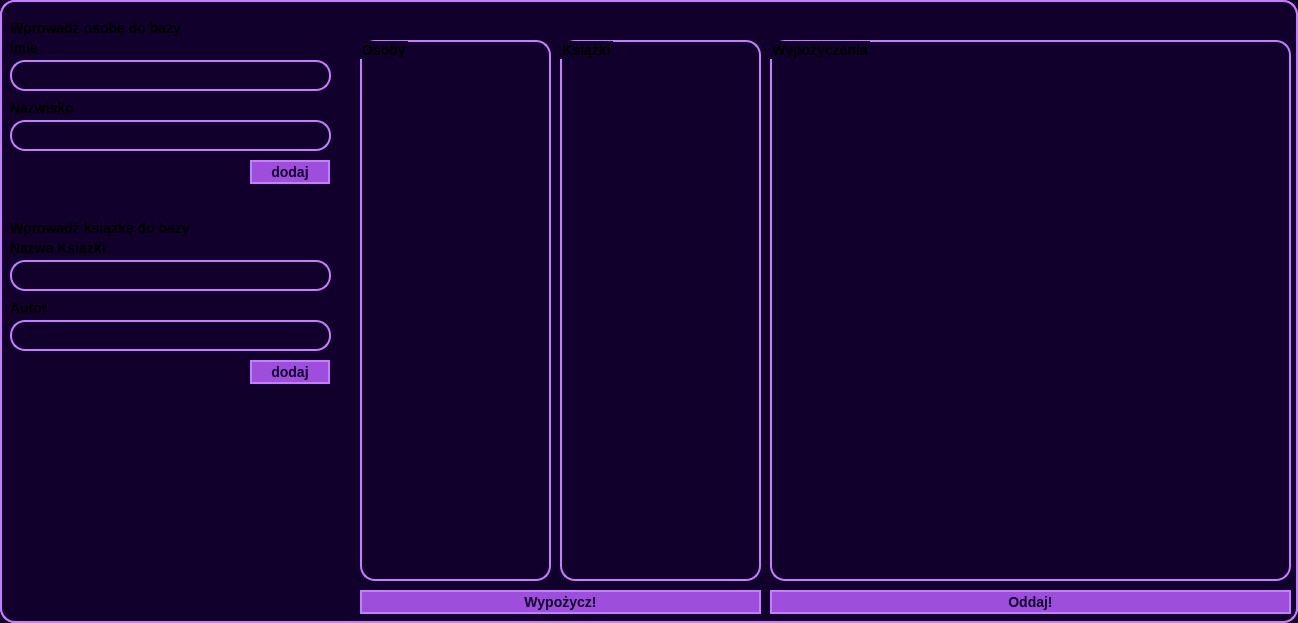
<?xml version="1.0" encoding="UTF-8"?>
<ui version="4.0">
 <class>MainWindow</class>
 <widget class="QMainWindow" name="MainWindow">
  <property name="geometry">
   <rect>
    <x>0</x>
    <y>0</y>
    <width>1298</width>
    <height>623</height>
   </rect>
  </property>
  <property name="minimumSize">
   <size>
    <width>1298</width>
    <height>623</height>
   </size>
  </property>
  <property name="maximumSize">
   <size>
    <width>1298</width>
    <height>623</height>
   </size>
  </property>
  <property name="windowTitle">
   <string>MainWindow</string>
  </property>
  <property name="styleSheet">
   <string notr="true">QWidget{
background-color: rgb(16, 0, 43);
border: 2px solid rgb(199, 125, 255);
border-radius: 15px;
font-size: 14px;
font-weight: bold;
font-family: Arial;
}

QLabel{
border: none;
}

QPushButton{
background-color: rgb(157, 78, 221);
color: rgb(16, 0, 43);
}

QRadioButton{
border: none;
}</string>
  </property>
  <widget class="QWidget" name="centralwidget">
   <property name="sizePolicy">
    <sizepolicy hsizetype="Preferred" vsizetype="Preferred">
     <horstretch>0</horstretch>
     <verstretch>0</verstretch>
    </sizepolicy>
   </property>
   <property name="minimumSize">
    <size>
     <width>1298</width>
     <height>623</height>
    </size>
   </property>
   <property name="maximumSize">
    <size>
     <width>1298</width>
     <height>623</height>
    </size>
   </property>
   <property name="baseSize">
    <size>
     <width>1298</width>
     <height>623</height>
    </size>
   </property>
   <widget class="QTextEdit" name="KsiazkaTyt">
    <property name="geometry">
     <rect>
      <x>10</x>
      <y>260</y>
      <width>321</width>
      <height>31</height>
     </rect>
    </property>
   </widget>
   <widget class="QTextEdit" name="KsiazkaAutor">
    <property name="geometry">
     <rect>
      <x>10</x>
      <y>320</y>
      <width>321</width>
      <height>31</height>
     </rect>
    </property>
   </widget>
   <widget class="QLabel" name="label">
    <property name="geometry">
     <rect>
      <x>10</x>
      <y>240</y>
      <width>321</width>
      <height>16</height>
     </rect>
    </property>
    <property name="text">
     <string>Nazwa Książki</string>
    </property>
   </widget>
   <widget class="QLabel" name="label_2">
    <property name="geometry">
     <rect>
      <x>10</x>
      <y>300</y>
      <width>321</width>
      <height>16</height>
     </rect>
    </property>
    <property name="text">
     <string>Autor</string>
    </property>
   </widget>
   <widget class="QTextEdit" name="OsobaNazw">
    <property name="geometry">
     <rect>
      <x>10</x>
      <y>120</y>
      <width>321</width>
      <height>31</height>
     </rect>
    </property>
   </widget>
   <widget class="QTextEdit" name="OsobaImie">
    <property name="geometry">
     <rect>
      <x>10</x>
      <y>60</y>
      <width>321</width>
      <height>31</height>
     </rect>
    </property>
   </widget>
   <widget class="QLabel" name="label_3">
    <property name="geometry">
     <rect>
      <x>10</x>
      <y>100</y>
      <width>321</width>
      <height>16</height>
     </rect>
    </property>
    <property name="text">
     <string>Nazwisko</string>
    </property>
   </widget>
   <widget class="QLabel" name="label_4">
    <property name="geometry">
     <rect>
      <x>10</x>
      <y>40</y>
      <width>321</width>
      <height>16</height>
     </rect>
    </property>
    <property name="text">
     <string>Imię</string>
    </property>
   </widget>
   <widget class="QLabel" name="label_5">
    <property name="geometry">
     <rect>
      <x>10</x>
      <y>20</y>
      <width>321</width>
      <height>16</height>
     </rect>
    </property>
    <property name="text">
     <string>Wprowadź osobę do bazy</string>
    </property>
   </widget>
   <widget class="QLabel" name="label_6">
    <property name="geometry">
     <rect>
      <x>10</x>
      <y>220</y>
      <width>321</width>
      <height>16</height>
     </rect>
    </property>
    <property name="text">
     <string>Wprowadź książkę do bazy</string>
    </property>
   </widget>
   <widget class="QPushButton" name="osobaAdd">
    <property name="geometry">
     <rect>
      <x>250</x>
      <y>160</y>
      <width>80</width>
      <height>24</height>
     </rect>
    </property>
    <property name="text">
     <string>dodaj</string>
    </property>
   </widget>
   <widget class="QPushButton" name="ksiazkaAdd">
    <property name="geometry">
     <rect>
      <x>250</x>
      <y>360</y>
      <width>80</width>
      <height>24</height>
     </rect>
    </property>
    <property name="text">
     <string>dodaj</string>
    </property>
   </widget>
   <widget class="QGroupBox" name="osoby">
    <property name="geometry">
     <rect>
      <x>360</x>
      <y>40</y>
      <width>191</width>
      <height>541</height>
     </rect>
    </property>
    <property name="title">
     <string>Osoby</string>
    </property>
   </widget>
   <widget class="QGroupBox" name="ksiazki">
    <property name="geometry">
     <rect>
      <x>560</x>
      <y>40</y>
      <width>201</width>
      <height>541</height>
     </rect>
    </property>
    <property name="title">
     <string>Książki</string>
    </property>
   </widget>
   <widget class="QGroupBox" name="wypozyczenia">
    <property name="geometry">
     <rect>
      <x>770</x>
      <y>40</y>
      <width>521</width>
      <height>541</height>
     </rect>
    </property>
    <property name="title">
     <string>Wypożyczenia</string>
    </property>
   </widget>
   <widget class="QPushButton" name="wypozycz">
    <property name="geometry">
     <rect>
      <x>360</x>
      <y>590</y>
      <width>401</width>
      <height>24</height>
     </rect>
    </property>
    <property name="text">
     <string>Wypożycz!</string>
    </property>
   </widget>
   <widget class="QPushButton" name="oddaj">
    <property name="geometry">
     <rect>
      <x>770</x>
      <y>590</y>
      <width>521</width>
      <height>24</height>
     </rect>
    </property>
    <property name="text">
     <string>Oddaj!</string>
    </property>
   </widget>
  </widget>
 </widget>
 <resources/>
 <connections/>
</ui>
